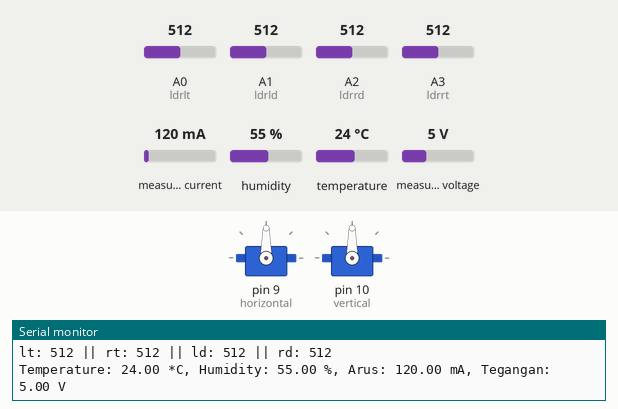
Simulated run of this sketch. Board: Arduino Uno, built with avr-gcc and run on an emulated ATmega328P. Parts: 2 × servo, the last lines printed to the serial monitor. The test bench sets the inputs (shaded band); at power-on: A1 (ldrld) = 512, A0 (ldrlt) = 512, A3 (ldrrt) = 512, A2 (ldrrd) = 512, measured current 120 mA, humidity 55 %, temperature 24 °C, measured voltage 5 V.

Above: at 3.2 s.
3.3 s: A1 (ldrld) set to 525
At 5.33 s:
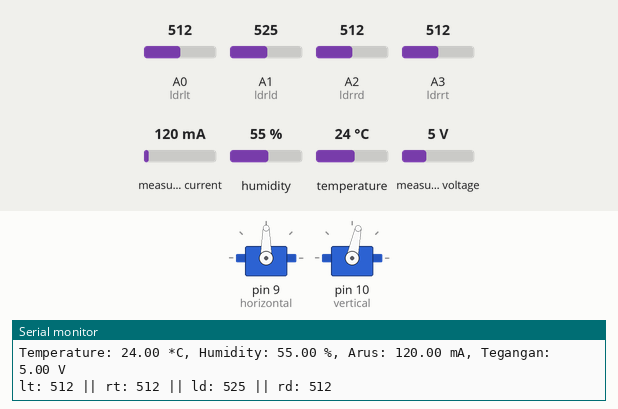
7.0 s: A0 (ldrlt) set to 165
At 8.9 s:
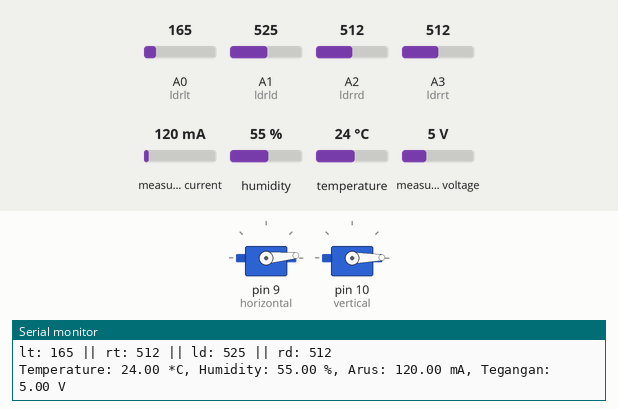
10.5 s: A3 (ldrrt) set to 877
16.6 s: A3 (ldrrt) set to 909
At 19.71 s:
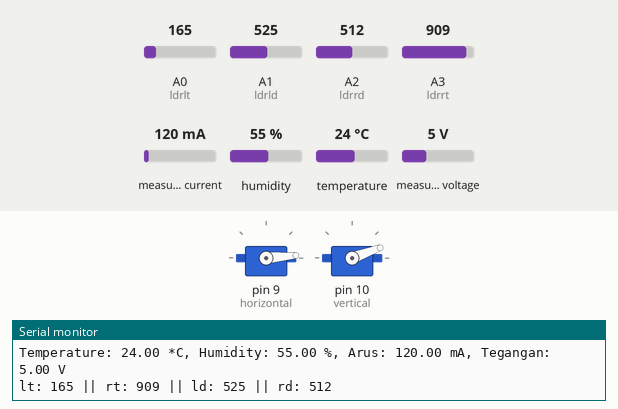
21.6 s: A2 (ldrrd) set to 90
23.5 s: A0 (ldrlt) set to 478
29.6 s: A0 (ldrlt) set to 504
At 29.73 s:
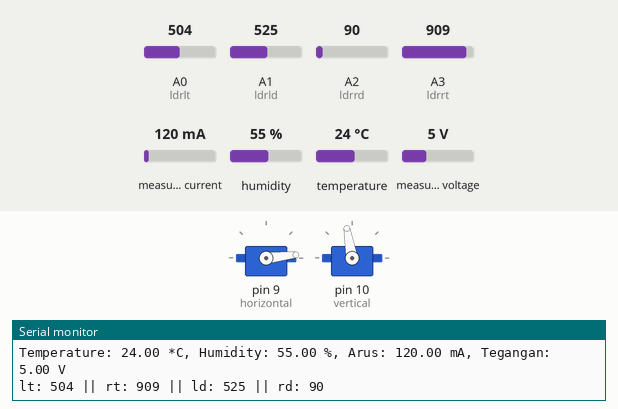
Timing chart, 0 to 36.7 s (numbered marks = the images above; inputs shaded):
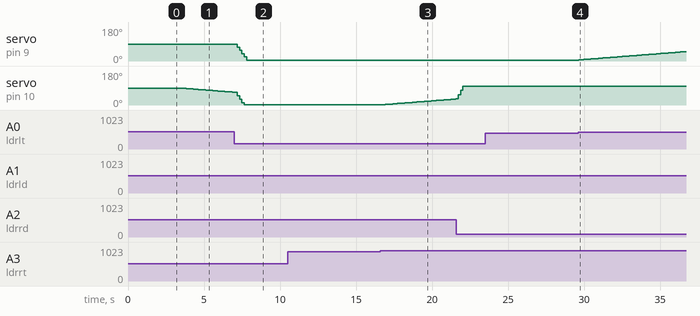

The sketch:

arduino_sensor_dht22_dan_ina_219_1.ino
```cpp
#include <Adafruit_INA219.h>
#include <DHT.h>
#include <SoftwareSerial.h>
#include <Servo.h>

// Sensor and serial initialization
SoftwareSerial uno(2, 3); // RX, TX
DHT dht(12, DHT22); // DHT sensor pin and type
Adafruit_INA219 ina219;

// Servo initialization
Servo horizontal;
Servo vertical;
int servoh = 90; // Initial horizontal servo position
const int servohLimitHigh = 175;
const int servohLimitLow = 5;
int servov = 90;  // Initial vertical servo position
const int servovLimitHigh = 100;
const int servovLimitLow = 1;

// LDR pin connections
const int ldrlt = A0; // LDR top left
const int ldrrt = A3; // LDR top right
const int ldrld = A1; // LDR down left
const int ldrrd = A2; // LDR down right

// Control parameters
const float kp = 0.1; // Proportional control constant

void setup() {
  // Initialize serial communications
  uno.begin(9600);
  Serial.begin(9600);

  // Initialize sensors
  dht.begin();
  ina219.begin();

  // Initialize servos
  horizontal.attach(9);
  vertical.attach(10);
  horizontal.write(servoh);
  vertical.write(servov);
  delay(2000); // Delay for stabilization
}

void loop() {
  // Read data from DHT22 sensor
  float humid = dht.readHumidity();
  float temp = dht.readTemperature();

  // Read data from INA219 sensor
  float arus_mA = ina219.getCurrent_mA();
  float tegangan_V = ina219.getBusVoltage_V();

  // Send data to SoftwareSerial if available
  if (uno.available() > 0) {
    uno.print(humid);
    uno.print(",");
    uno.print(temp);
    uno.print(",");
    uno.print(arus_mA);
    uno.print(",");
    uno.print(tegangan_V);
    uno.print("\n");
  }

  // Send data to Serial Monitor
  Serial.print("Temperature: ");
  Serial.print(temp);
  Serial.print(" *C, Humidity: ");
  Serial.print(humid);
  Serial.print(" %, Arus: ");
  Serial.print(arus_mA);
  Serial.print(" mA, Tegangan: ");
  Serial.print(tegangan_V);
  Serial.print(" V");
  Serial.println();

  // Read LDR values
  int lt = analogRead(ldrlt); // Top left
  int rt = analogRead(ldrrt); // Top right
  int ld = analogRead(ldrld); // Down left
  int rd = analogRead(ldrrd); // Down right

  // Display LDR values on the Serial Monitor
  Serial.print("lt: ");
  Serial.print(lt);
  Serial.print(" || rt: ");
  Serial.print(rt);
  Serial.print(" || ld: ");
  Serial.print(ld);
  Serial.print(" || rd: ");
  Serial.println(rd);

  int tol = 50; // Tolerance level
  int avt = (lt + rt) / 2; // Average value top
  int avd = (ld + rd) / 2; // Average value down
  int avl = (lt + ld) / 2; // Average value left
  int avr = (rt + rd) / 2; // Average value right

  int dvert = avt - avd; // Difference of up and down
  int dhoriz = avl - avr; // Difference of left and right

  // Proportional control for smoother servo movement
  servov = constrain(servov + kp * dvert, servovLimitLow, servovLimitHigh);
  servoh = constrain(servoh + kp * dhoriz, servohLimitLow, servohLimitHigh);

  // Move servos
  vertical.write(servov);
  horizontal.write(servoh);

  delay(100); // Delay to read data again and smooth servo movement
}
```

Measured:
- the behaviour switches between 513 and 514 on A1 (ldrld) (found by bisection; images 0 and 1)
- the behaviour switches between 890 and 891 on A3 (ldrrt) (found by bisection; images 2 and 3)
- the behaviour switches between 492 and 493 on A0 (ldrlt) (found by bisection; images 3 and 4)
- after the input at 3.3 s, servo on pin 10 (vertical): moves from 90° to 68° over 3.4 s, starting after 0.20 s
- after the input at 7.0 s, servo on pin 9 (horizontal): moves from 90° to 5° over 0.64 s, starting after 0.18 s
- after the input at 16.6 s, servo on pin 10 (vertical): moves from 1° to 32° over 4.8 s, starting after 0.16 s
- after the input at 29.6 s, servo on pin 9 (horizontal): moves from 5° to 50° over 7.0 s, starting after 0.05 s
